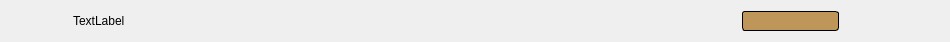
<?xml version="1.0" encoding="UTF-8"?>
<ui version="4.0">
 <class>SettingsItem</class>
 <widget class="QWidget" name="SettingsItem">
  <property name="geometry">
   <rect>
    <x>0</x>
    <y>0</y>
    <width>950</width>
    <height>42</height>
   </rect>
  </property>
  <property name="sizePolicy">
   <sizepolicy hsizetype="Fixed" vsizetype="Fixed">
    <horstretch>0</horstretch>
    <verstretch>0</verstretch>
   </sizepolicy>
  </property>
  <property name="minimumSize">
   <size>
    <width>0</width>
    <height>0</height>
   </size>
  </property>
  <property name="maximumSize">
   <size>
    <width>16777215</width>
    <height>16777215</height>
   </size>
  </property>
  <property name="windowTitle">
   <string>Form</string>
  </property>
  <property name="layoutDirection">
   <enum>Qt::LeftToRight</enum>
  </property>
  <layout class="QHBoxLayout" name="horizontalLayout">
   <property name="leftMargin">
    <number>33</number>
   </property>
   <item>
    <spacer name="horizontalSpacer_1">
     <property name="orientation">
      <enum>Qt::Horizontal</enum>
     </property>
     <property name="sizeType">
      <enum>QSizePolicy::Fixed</enum>
     </property>
     <property name="sizeHint" stdset="0">
      <size>
       <width>40</width>
       <height>20</height>
      </size>
     </property>
    </spacer>
   </item>
   <item>
    <widget class="QLabel" name="label_settingsName">
     <property name="font">
      <font>
       <pointsize>9</pointsize>
      </font>
     </property>
     <property name="text">
      <string>TextLabel</string>
     </property>
    </widget>
   </item>
   <item>
    <spacer name="horizontalSpacer_2">
     <property name="orientation">
      <enum>Qt::Horizontal</enum>
     </property>
     <property name="sizeHint" stdset="0">
      <size>
       <width>40</width>
       <height>20</height>
      </size>
     </property>
    </spacer>
   </item>
   <item>
    <widget class="ClickableQLabel" name="label_settingsButton">
     <property name="sizePolicy">
      <sizepolicy hsizetype="Preferred" vsizetype="Preferred">
       <horstretch>0</horstretch>
       <verstretch>0</verstretch>
      </sizepolicy>
     </property>
     <property name="minimumSize">
      <size>
       <width>97</width>
       <height>0</height>
      </size>
     </property>
     <property name="maximumSize">
      <size>
       <width>16777215</width>
       <height>21</height>
      </size>
     </property>
     <property name="styleSheet">
      <string notr="true">font: 8pt;
background-color: rgb(191, 150, 89);
color: rgb(240, 240, 240);
border: 1px solid black;
border-radius: 3px 3px;
padding: 0px 10px;</string>
     </property>
     <property name="text">
      <string/>
     </property>
     <property name="alignment">
      <set>Qt::AlignCenter</set>
     </property>
    </widget>
   </item>
   <item>
    <spacer name="horizontalSpacer_3">
     <property name="orientation">
      <enum>Qt::Horizontal</enum>
     </property>
     <property name="sizeType">
      <enum>QSizePolicy::Fixed</enum>
     </property>
     <property name="sizeHint" stdset="0">
      <size>
       <width>100</width>
       <height>20</height>
      </size>
     </property>
    </spacer>
   </item>
  </layout>
 </widget>
 <customwidgets>
  <customwidget>
   <class>ClickableQLabel</class>
   <extends>QLabel</extends>
   <header location="global">clickableqlabel.h</header>
  </customwidget>
 </customwidgets>
 <resources/>
 <connections/>
</ui>
